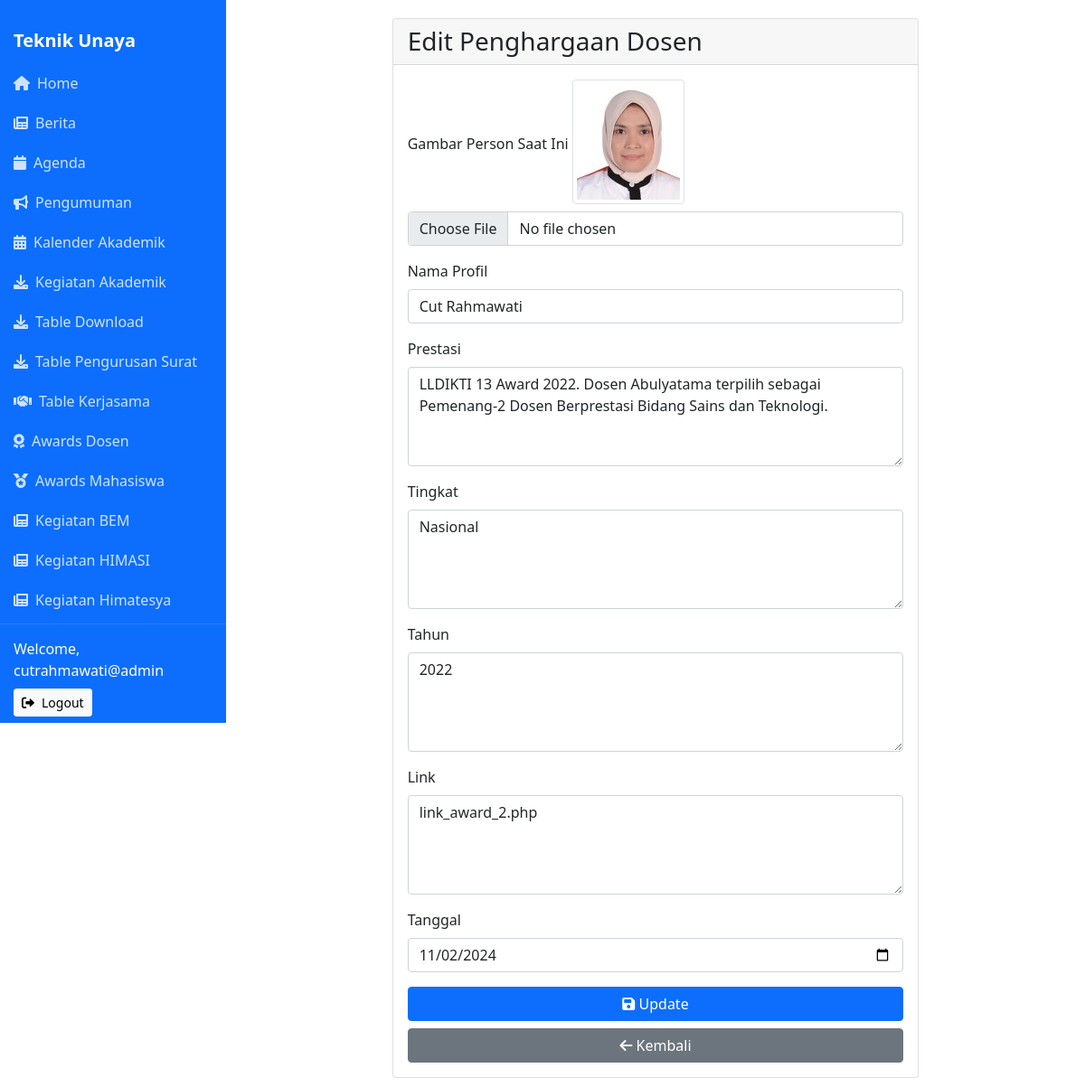
/admin/edit_penghargaan_dosen.php?id_penghargaan=6 (signed in), run on the app's committed database.
### tables this page shows
CREATE TABLE `penghargaan_dosen` (
  `id_penghargaan` int(11) NOT NULL,
  `gambar_person` varchar(255) NOT NULL,
  `person` varchar(255) NOT NULL,
  `prestasi` varchar(255) NOT NULL,
  `tingkat` varchar(50) NOT NULL,
  `tahun` varchar(100) NOT NULL,
  `link` varchar(255) NOT NULL,
  `date` date NOT NULL
);

### admin/edit_penghargaan_dosen.php (the view, shortened to what this page needs)
<?php
include '../db.php';
include 'header.php';
if (isset($_GET['id_penghargaan'])) {
    $id = $_GET['id_penghargaan'];
    $result = $conn->query("SELECT * FROM penghargaan_dosen WHERE id_penghargaan=$id");
    $row = $result->fetch_assoc();
}
?>
<div class="container">
    <div class="row justify-content-center">
        <div class="col-md-8">
            <div class="card">
                <div class="card-header">
                    <h3 class="card-title mb-0">Edit Penghargaan Dosen</h3>
                </div>
                <div class="card-body">
                    <form action="edit_penghargaan_dosen.php" method="post" enctype="multipart/form-data">
                        <div class="mb-3">
                            <label class="form-label">Gambar Person Saat Ini</label>
                            <img src="uploads/<?php echo $row['gambar_person']; ?>" class="img-thumbnail mb-2" style="max-width: 200px">
                            <input type="file" name="gambar_person" class="form-control" accept="image/*">
                        </div>
                        <div class="mb-3">
                            <label class="form-label">Nama Profil</label>
                            <input type="text" name="person" class="form-control" value="<?php echo $row['person']; ?>" required>
                        </div>
                        <div class="mb-3">
                            <label class="form-label">Prestasi</label>
                            <textarea name="prestasi" class="form-control" rows="4" required><?php echo $row['prestasi']; ?></textarea>
                        </div>
                        <div class="mb-3">
                            <label class="form-label">Tingkat</label>
                            <textarea name="tingkat" class="form-control" rows="4" required><?php echo $row['tingkat']; ?></textarea>
                        </div>
                        <div class="mb-3">
                            <label class="form-label">Tahun</label>
                            <textarea name="tahun" class="form-control" rows="4" required><?php echo $row['tahun']; ?></textarea>
                        </div>
                        <div class="mb-3">
                            <label class="form-label">Link</label>
                            <textarea name="link" class="form-control" rows="4" required><?php echo $row['link']; ?></textarea>
                        </div>
                        <div class="mb-3">
                            <label class="form-label">Tanggal</label>
                            <input type="date" name="date" class="form-control" value="<?php echo $row['date']; ?>" required>
                        </div>
                        <div class="d-grid gap-2">
                            <button type="submit" class="btn btn-primary">
                                <i class="fas fa-save"></i> Update
                            </button>
                            <a href="index.php" class="btn btn-secondary">
                                <i class="fas fa-arrow-left"></i> Kembali
                            </a>
                        </div>
                    </form>
                </div>
            </div>
        </div>
    </div>
</div>

### data on the page
penghargaan_dosen: gambar_person (picture), person "Cut Rahmawati", prestasi "LLDIKTI 13 Award 2022. Dosen Abulyatama terpilih sebagai Pemenang-2 Dosen Berprestasi Bidang Sains dan Teknologi.", tingkat "Nasional", tahun "2022", link "link_award_2.php", date "11/02/2024"

### other printed values
$_SESSION['admin_username'] "cutrahmawati@admin"
